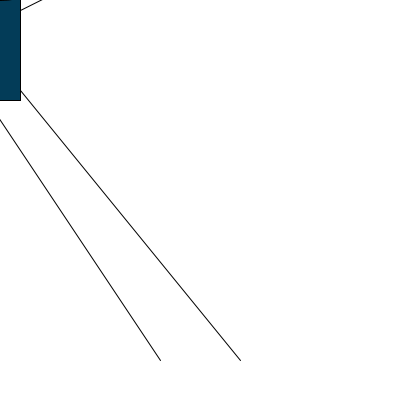
Frame 1 (no input)
Frame 60 (the mouse pressed at the canvas centre just before this capture): identical to frame 1, image omitted
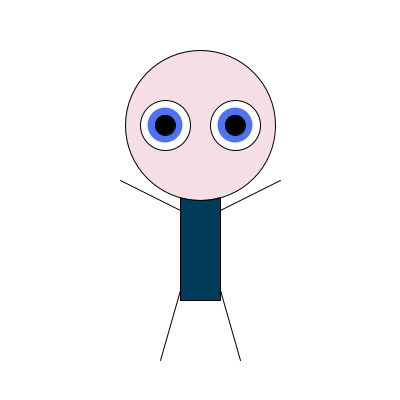
Frame 120 (the mouse held since frame 60 and released just before this capture)

The Processing sketch that drew these frames (run headless with seeded random() and noise(); from frame 60 on, the mouse is pressed at the canvas centre):

// Processing sketch: processing_83396
// ── processing_83396.pde

void setup() {
  
size(400,400);
background(255);
smooth();
ellipseMode(CENTER);
rectMode(CENTER); 

}


void draw () {
  background(255);
// Body
stroke(0);
fill(3,60,88);
rect(mouseX,mouseY,40,200);

// Head

fill(245,222,228);
ellipse(mouseX,mouseY-75,150,150); 

// Eyes socket
stroke(0);
fill(255); 
ellipse(mouseX-35,mouseY-75,50,50); 
ellipse(mouseX+35,mouseY-75,50,50);

//eye colour
noStroke();
fill(81, 113, 237);
ellipse(mouseX-35,mouseY-75,35,35); 
ellipse(mouseX+35,mouseY-75,35,35);



//pupils
stroke(0);
fill(0); 
ellipse(mouseX-35,mouseY-75,20,20); 
ellipse(mouseX+35,mouseY-75,20,20);

// Legs
stroke(0);
line(mouseX-20,mouseY+90,160,360);
line(mouseX+20,mouseY+90,240,360); 

//Arms
stroke(0);
line(mouseX-20,mouseY+10,mouseX-80,mouseY-20);
line(mouseX+20,mouseY+10,mouseX+80,mouseY-20);

}
